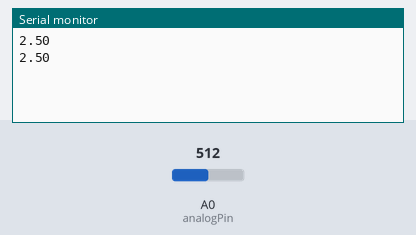
Recording of a sketch running on a simulated Arduino Uno, built with avr-gcc and run on an emulated ATmega328P. Shown: the last lines printed to the serial monitor. The inputs (shaded band) are chosen by the test bench; at power-on: A0 (analogPin) = 512.

Above: at 1.8 s.
1.9 s: A0 (analogPin) set to 716
At 2.8 s:
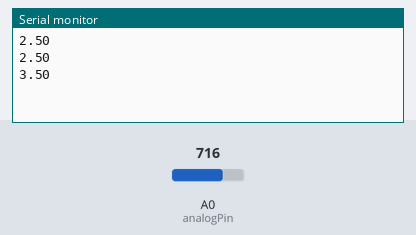
3.4 s: A0 (analogPin) set to 900
At 4.8 s:
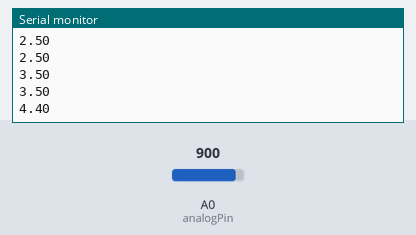
Timing chart, 0 to 6.4 s (numbered marks = the images above; inputs shaded):
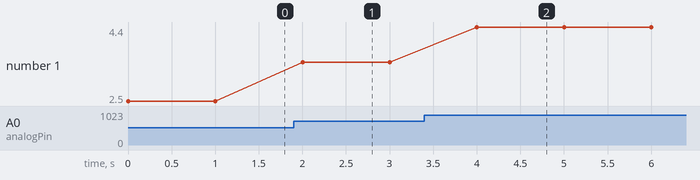

Measured:
- after the input at 1.9 s, the serial monitor: prints a new line after 0.10 s (image 1)
- after the input at 3.4 s, the serial monitor: prints a new line after 0.60 s (image 2)
- plotted number 1: 2.5 → 3.5 after the input at 1.9 s, 3.5 → 4.4 after the input at 3.4 s

The sketch:

less_5_analog_output_data.ino
```cpp
int analogPin = A0;

void setup() {
    Serial.begin(9600);
}

void loop() {
    // read value voltage on A0 pin
    int u_Reading = analogRead(analogPin);
    // converting the read number
    // in range between 0 and 1023 in range between 0 and 5
    float u_volts = u_Reading / 204.6;
    // output data in serial port
    Serial.println(u_volts);
    delay(1000);
}
```

less_6_new.ino
```cpp

```
